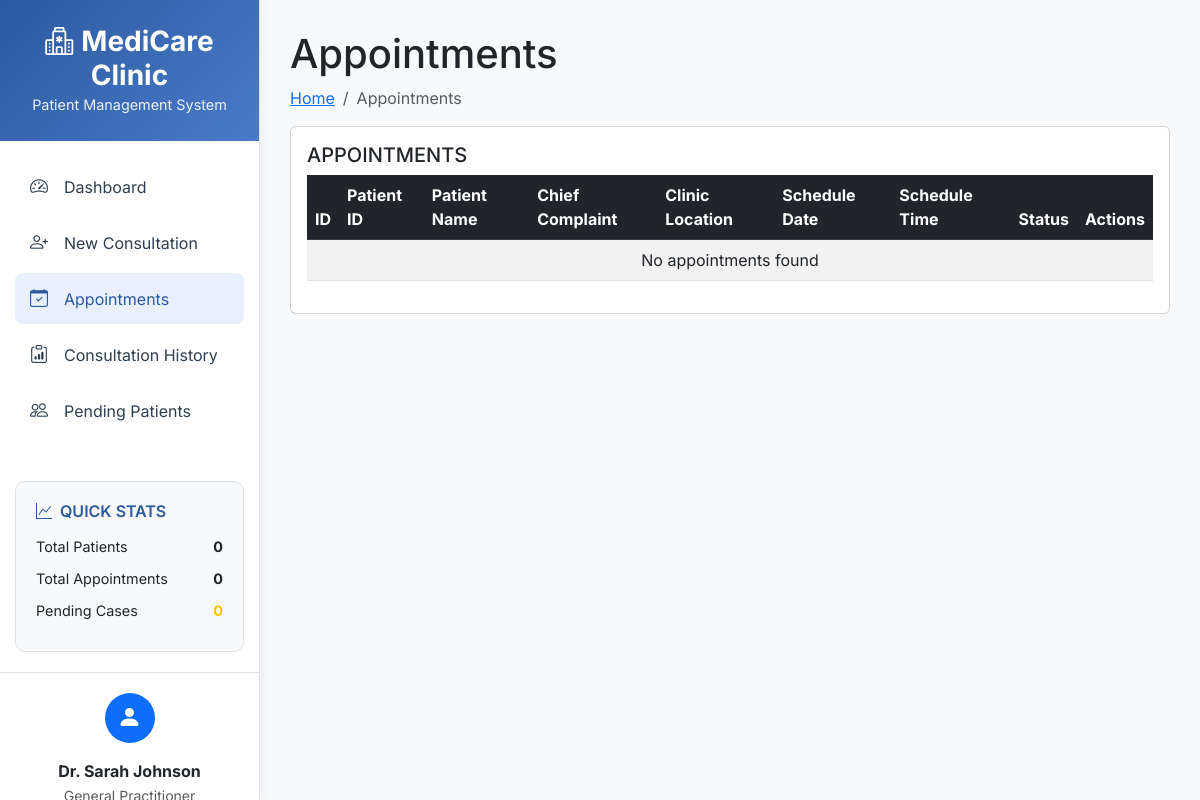
Before: /modules/appointments.php with the older database file.
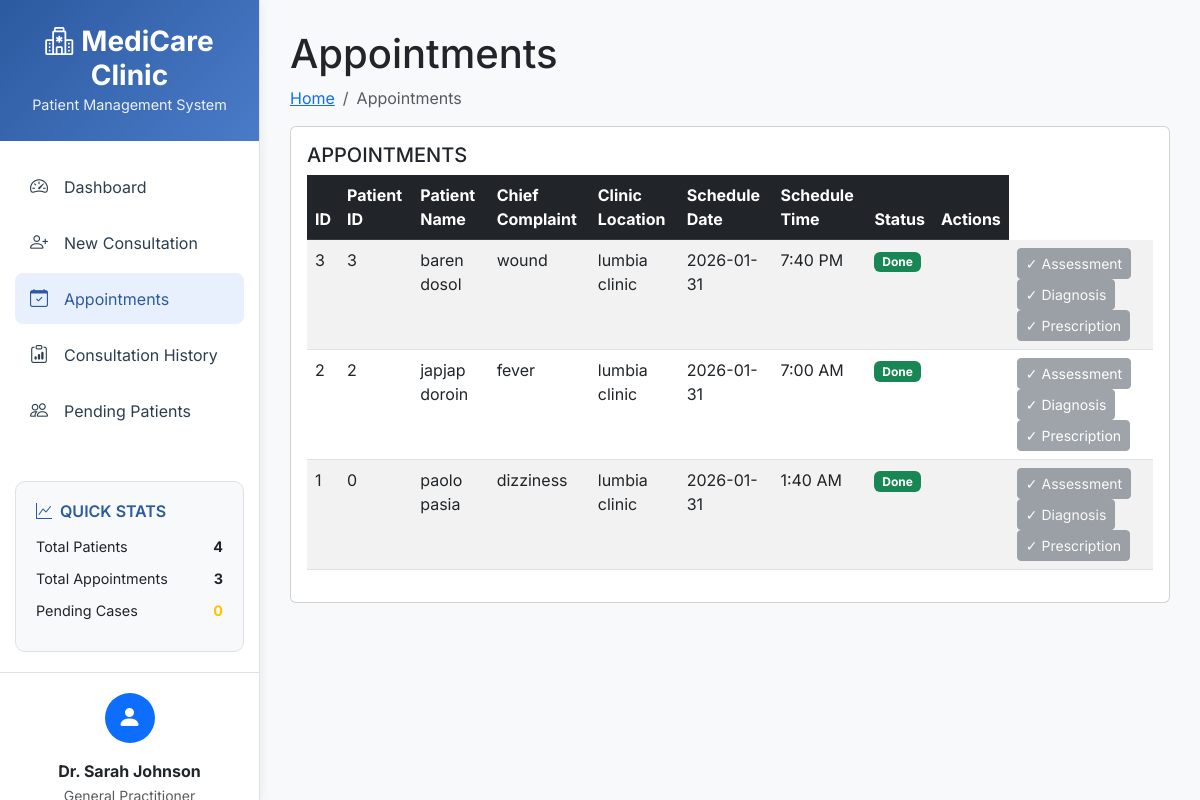
After: the same page with the newer database file.
### tables this page shows
CREATE TABLE `appointments` (
  `appointment_id` int(11) NOT NULL,
  `patient_id` int(11) DEFAULT NULL,
  `patient_name` varchar(255) DEFAULT NULL,
  `chief_complaint` varchar(255) DEFAULT NULL,
  `description` text DEFAULT NULL,
  `email` varchar(255) DEFAULT NULL,
  `clinic_location` varchar(255) DEFAULT NULL,
  `schedule_date` date DEFAULT NULL,
  `schedule_time` time DEFAULT NULL,
  `created_at` timestamp NOT NULL DEFAULT current_timestamp(),
  `status` enum('Scheduled') DEFAULT NULL,
  `assessment_completed` tinyint(1) DEFAULT 0,
  `diagnosis_completed` tinyint(1) DEFAULT 0,
  `prescription_completed` tinyint(1) DEFAULT 0
);

### modules/appointments.php (the view, shortened to what the changed rows need)
<?php
require_once '../includes/connection.php';
require_once '../includes/header.php';
$alter_sql = "ALTER TABLE appointments
    ADD COLUMN IF NOT EXISTS assessment_completed TINYINT(1) DEFAULT 0,
    ADD COLUMN IF NOT EXISTS diagnosis_completed TINYINT(1) DEFAULT 0,
    ADD COLUMN IF NOT EXISTS prescription_completed TINYINT(1) DEFAULT 0,
    ADD COLUMN IF NOT EXISTS status VARCHAR(50) DEFAULT 'Scheduled'";
$conn->query($alter_sql);
$sql = "SELECT *,
    CASE
        WHEN assessment_completed = 1 AND diagnosis_completed = 1 AND prescription_completed = 1 THEN 'Done'
        ELSE COALESCE(status, 'Scheduled')
    END as current_status
FROM appointments ORDER BY schedule_date DESC, schedule_time DESC";
$result = $conn->query($sql);
?>
<div class="pagetitle">
  <h1>Appointments</h1>
</div>
<section class="section">
  <div class="row">
    <div class="col-lg-12">
      <div class="card">
        <div class="card-body">
          <div class="table-responsive">
            <table class="table table-striped table-hover">
              <thead class="table-dark">
                <tr>
                  <th>ID</th>
                  <th>Patient ID</th>
                  <th>Patient Name</th>
                  <th>Chief Complaint</th>
                  <th>Clinic Location</th>
                  <th>Schedule Date</th>
                  <th>Schedule Time</th>
                  <th>Status</th>
                  <th>Actions</th>
                </tr>
              </thead>
              <tbody>
                <?php
                if ($result && $result->num_rows > 0) {
                  while($row = $result->fetch_assoc()) {
                    echo "<tr>";
                    echo "<td>" . $row["appointment_id"] . "</td>";
                    echo "<td>" . $row["patient_id"] . "</td>";
                    echo "<td>" . htmlspecialchars($row["patient_name"]) . "</td>";
                    echo "<td>" . htmlspecialchars($row["chief_complaint"]) . "</td>";
                    echo "<td>" . htmlspecialchars($row["clinic_location"]) . "</td>";
                    echo "<td>" . $row["schedule_date"] . "</td>";
                    echo "<td>" . date('g:i A', strtotime($row["schedule_time"])) . "</td>";
                    $status = $row['current_status'];
                    $status_class = $status == 'Done' ? 'bg-success' : 'bg-warning';
                    echo "<td><span class='badge {$status_class}'>{$status}</span></td>";
                    echo "<td>";
                    $appointment_id = $row['appointment_id'];
                    $assessment_done = $row['assessment_completed'];
                    $diagnosis_done = $row['diagnosis_completed'];
                    $prescription_done = $row['prescription_completed'];
                    echo "<td>";
                    if (!$assessment_done) {
                        echo "<button type='button' class='btn btn-info btn-sm me-1' onclick='showAssessmentForm({$appointment_id})'>Assessment</button>";
                    } else {
                        echo "<button class='btn btn-secondary btn-sm me-1' disabled>✓ Assessment</button>";
                    }
                    if (!$diagnosis_done) {
                        echo "<button type='button' class='btn btn-warning btn-sm me-1' onclick='showDiagnosisForm({$appointment_id})'>Diagnosis</button>";
                    } else {
                        echo "<button class='btn btn-secondary btn-sm me-1' disabled>✓ Diagnosis</button>";
                    }
                    if (!$prescription_done) {
                        echo "<button type='button' class='btn btn-success btn-sm' onclick='showPrescriptionForm({$appointment_id})'>Prescription</button>";
                    } else {
                        echo "<button class='btn btn-secondary btn-sm' disabled>✓ Prescription</button>";
                    }
                    echo "</td>";
                    echo "</tr>";
                  }
                } else {
                  echo "<tr><td colspan='9' class='text-center'>No appointments found</td></tr>";
                }
                ?>
              </tbody>
            </table>
          </div>
        </div>
      </div>
    </div>
  </div>
</section>
<?php
require_once '../includes/footer.php';
?>

### includes/header.php (shortened to what the changed rows need)
<!DOCTYPE html>
<html lang="en">
<head>
    <link href="https://cdn.jsdelivr.net/npm/bootstrap@5.3.0/dist/css/bootstrap.min.css" rel="stylesheet">
    <link rel="stylesheet" href="https://cdn.jsdelivr.net/npm/bootstrap-icons@1.10.0/font/bootstrap-icons.css">
</head>
<body>
    <div class="app-container">
        <div class="sidebar">
                        <?php
                        if (isset($conn)) {
                            $sql = "SELECT COUNT(*) as count FROM appointments WHERE schedule_date = CURDATE()";
                            $result = @$conn->query($sql);
                            if ($today_count > 0): ?>
                            <?php endif;
                        }
                        ?>
            <div class="quick-stats">
                <?php
                if (isset($conn)) {
                    $total_patients = 0;
                    $total_appointments = 0;
                    $sql1 = "SELECT COUNT(*) as count FROM consultation_form";
                    $result1 = @$conn->query($sql1);
                    if ($result1 && $result1->num_rows > 0) {
                        $row1 = $result1->fetch_assoc();
                        $total_patients = $row1['count'];
                    }
                    $sql2 = "SELECT COUNT(*) as count FROM appointments";
                    $result2 = @$conn->query($sql2);
                    if ($result2 && $result2->num_rows > 0) {
                        $row2 = $result2->fetch_assoc();
                        $total_appointments = $row2['count'];
                    }
                }
                ?>
                <div class="stat-item">
                    <span>Total Patients</span>
                    <strong><?php echo $total_patients; ?></strong>
                </div>
                <div class="stat-item">
                    <span>Total Appointments</span>
                    <strong><?php echo $total_appointments; ?></strong>
                </div>
            </div>
        </div>
        <div class="main-content">
            <div class="content-wrapper">

Changed rows visible on the page:
added appointments: appointment_id "3", patient "3", patient_name "baren dosol", chief_complaint "wound", clinic_location "lumbia clinic", schedule_date "2026-01-31", schedule_time "7:40 PM", status "Done", assessment_completed "✓ Assessment", diagnosis_completed "✓ Diagnosis", prescription_completed "✓ Prescription"
added appointments: appointment_id "2", patient "2", patient_name "japjap doroin", chief_complaint "fever", clinic_location "lumbia clinic", schedule_date "2026-01-31", schedule_time "7:00 AM", status "Done", assessment_completed "✓ Assessment", diagnosis_completed "✓ Diagnosis", prescription_completed "✓ Prescription"
added appointments: appointment_id "1", patient "0", patient_name "paolo pasia", chief_complaint "dizziness", clinic_location "lumbia clinic", schedule_date "2026-01-31", schedule_time "1:40 AM", status "Done", assessment_completed "✓ Assessment", diagnosis_completed "✓ Diagnosis", prescription_completed "✓ Prescription"
Other visible differences:
$total_patients: "0" → "4"
$total_appointments: "0" → "3"
text no longer shown: "No appointments found"
